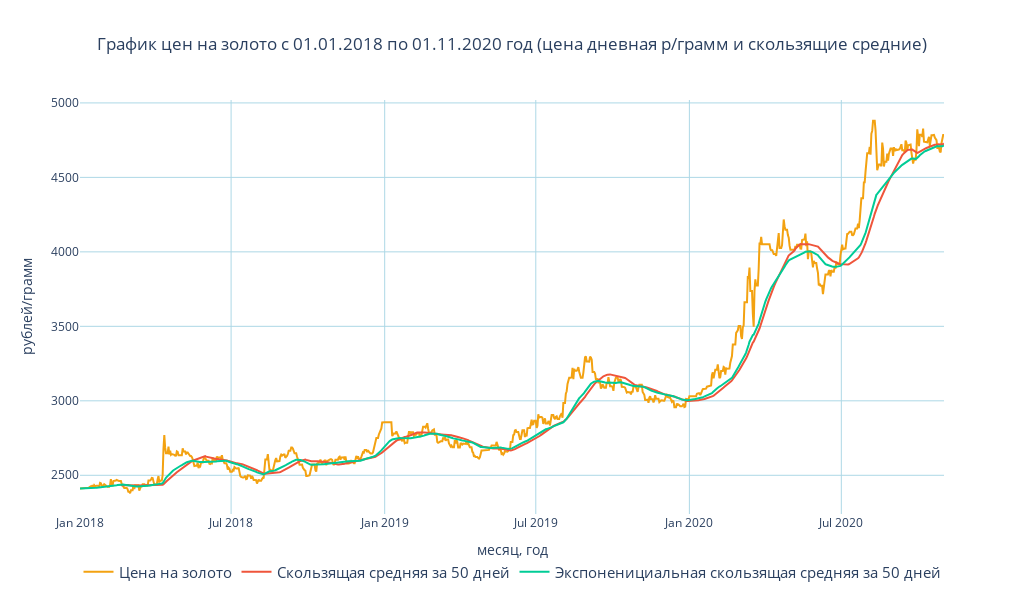

The notebook cell saved with this chart:
### Code cell
# Золото и средние

fig = go.Figure()
fig.add_trace(go.Scatter(x=df.index, 
                         y=df.gold, 
                         name='Цена на золото',
                         marker_color = color_gold))
fig.add_trace(go.Scatter(
    x=df.index, 
    y=df.rolling_50_gold, 
    name='Скользящая средняя за 50 дней'))
fig.add_trace(go.Scatter(
    x=df.index, 
    y=df.ewm_50_gold, 
    name='Экспоненициальная скользящая средняя за 50 дней'))

fig.update_layout(
    plot_bgcolor='rgba(0,0,0,0)',
    autosize=False,
    width=1024,
    height=600,
    title="График цен на золото c 01.01.2018 по 01.11.2020 год (цена дневная р/грамм и скользящие средние)",
    title_x = 0.5,
    legend=dict(x=.5, xanchor="center", orientation="h",
               font = dict(
#                    family = "Courier", 
                   size = 15, 
#                    color = "black"
               )),
    barmode='overlay',
#     margin=dict(l=50, r=50, t=30, b=30),
               )


fig.update_xaxes(showgrid=True, 
                 gridwidth=1, 
                 gridcolor='lightblue', 
                 title_text = 'месяц, год')
fig.update_yaxes(showgrid=True, 
                 gridwidth=1, 
                 gridcolor='lightblue',
                 title_text = 'рублей/грамм')


fig.show()

### Figure 1 — Plotly figure (JSON) as saved in the notebook; plotly's stock layout.template omitted (floating-point values rounded to 4 significant figures; data arrays with more than 128 entries replaced by an {"elided": "..."} marker saying what was removed)
{"data": [{"marker": {"color": "#f3a211"}, "name": "Цена на золото", "type": "scatter", "x": {"elided": "1036 str values"}, "y": {"elided": "1036 float values"}}, {"name": "Скользящая средняя за 50 дней", "type": "scatter", "x": {"elided": "1036 str values"}, "y": {"elided": "1036 float values"}}, {"name": "Экспоненициальная скользящая средняя за 50 дней", "type": "scatter", "x": {"elided": "1036 str values"}, "y": {"elided": "1036 float values"}}], "layout": {"autosize": false, "barmode": "overlay", "height": 600, "legend": {"font": {"size": 15}, "orientation": "h", "x": 0.5, "xanchor": "center"}, "plot_bgcolor": "rgba(0,0,0,0)", "title": {"text": "График цен на золото c 01.01.2018 по 01.11.2020 год (цена дневная р/грамм и скользящие средние)", "x": 0.5}, "width": 1024, "xaxis": {"gridcolor": "lightblue", "gridwidth": 1, "showgrid": true, "title": {"text": "месяц, год"}}, "yaxis": {"gridcolor": "lightblue", "gridwidth": 1, "showgrid": true, "title": {"text": "рублей/грамм"}}}}
